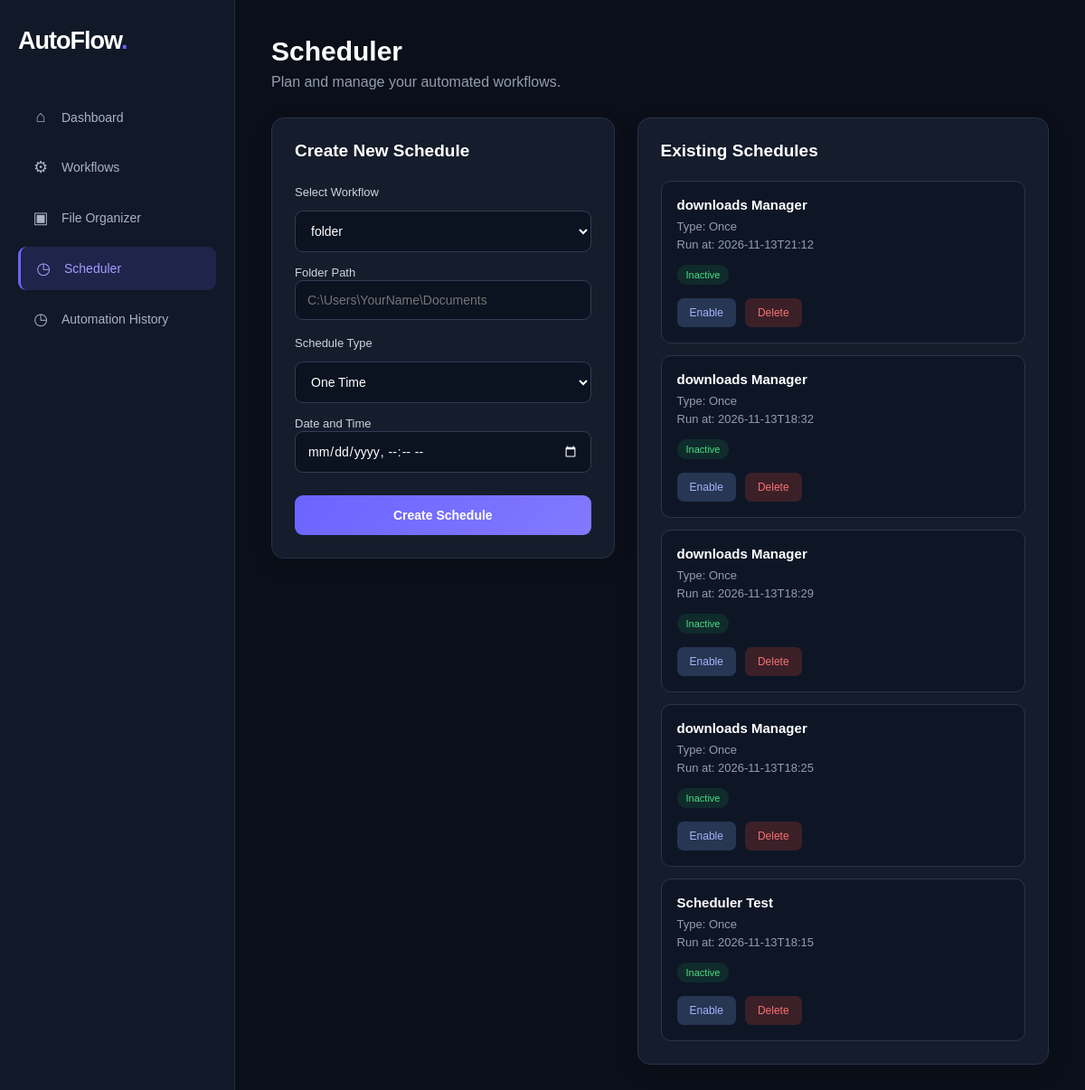
Page /scheduler on the committed database.
### tables this page shows
CREATE TABLE schedules (
                id INTEGER PRIMARY KEY AUTOINCREMENT,
                workflow_id INTEGER NOT NULL,
                schedule_type TEXT NOT NULL,
                run_at TEXT,
                run_time TEXT,
                day_of_week INTEGER,
                is_active INTEGER DEFAULT 1,
                created_at TIMESTAMP DEFAULT CURRENT_TIMESTAMP, folder_path TEXT,
                FOREIGN KEY (workflow_id) REFERENCES workflows(id)
            );

CREATE TABLE workflows (
                id INTEGER PRIMARY KEY AUTOINCREMENT,
                name TEXT NOT NULL,
                description TEXT NOT NULL,
                type TEXT NOT NULL
            );

### app.py (the view)
@app.route("/scheduler")
def scheduler_page():
    return render_template(
        "scheduler.html",
        workflows=get_workflows(),
        schedules=get_schedules()
    )

### storage.py (called while the page is built)
def get_connection():
    connection = sqlite3.connect(DATABASE_PATH)
    connection.row_factory = sqlite3.Row
    return connection

def get_workflows():
    with get_connection() as connection:
        rows = connection.execute(
            "SELECT * FROM workflows ORDER BY id DESC"
        ).fetchall()
    return [dict(row) for row in rows]

def get_schedules():
    with get_connection() as connection:
        rows = connection.execute("""
            SELECT
                schedules.*,
                workflows.name AS workflow_name
            FROM schedules
            JOIN workflows
            ON schedules.workflow_id = workflows.id
            ORDER BY schedules.id DESC
        """).fetchall()
    return [dict(row) for row in rows]

### templates/scheduler.html (shortened to what this page needs)
<!DOCTYPE html>
<html lang="en">
<head>
    <link rel="stylesheet" href="{{ url_for('static', filename='css/style.css') }}">
</head>
<body>
<div class="dashboard">
    <aside class="sidebar">
        <h2 class="brand">AutoFlow<span>.</span></h2>
        <nav class="sidebar-nav">
            <a href="/" class="nav-link">
                <span>⌂</span> Dashboard
            </a>
            <a href="/workflows" class="nav-link">
                <span>⚙</span> Workflows
            </a>
            <a href="/organizer" class="nav-link">
                <span>▣</span> File Organizer
            </a>
            <a href="/scheduler" class="nav-link active" aria-current="page">
                <span>◷</span> Scheduler
            </a>
            <a href="/history" class="nav-link">
                <span>◷</span> Automation History
            </a>
        </nav>
    </aside>
    <main class="main-content">
        <div class="scheduler-header">
            <div>
                <h1>Scheduler</h1>
                <p>Plan and manage your automated workflows.</p>
            </div>
        </div>
        <div class="scheduler-grid">
            <section class="scheduler-card">
                <h2>Create New Schedule</h2>
                <form action="/add-schedule"
                      method="POST"
                      class="scheduler-form">
                    <label for="workflow_id">Select Workflow</label>
                    <select name="workflow_id" id="workflow_id" required>
                        {% for workflow in workflows %}
                            <option
                                value="{{ workflow.id }}"
                                data-type="{{ workflow.type }}">
                                {{ workflow.name }}
                            </option>
                        {% endfor %}
                    </select>
                    <div id="folder_path_field" style="display:none;">
                        <label for="folder_path">Folder Path</label>
                        <input
                            type="text"
                            name="folder_path"
                            id="folder_path"
                            placeholder="C:\Users\YourName\Documents">
                    </div>
                    <label for="schedule_type">Schedule Type</label>
                    <select name="schedule_type" id="schedule_type" required>
                        <option value="Once">One Time</option>
                    </select>
                    <div id="once_fields">
                        <label for="run_at">Date and Time</label>
                        <input type="datetime-local" name="run_at" id="run_at">
                    </div>
                    <button type="submit" class="create-btn">
                        Create Schedule
                    </button>
                </form>
            </section>
            <section class="scheduler-card">
                <h2>Existing Schedules</h2>
                <div class="schedule-list">
                    {% for schedule in schedules %}
                        <div class="schedule-item">
                            <h3>{{ schedule.workflow_name }}</h3>
                            <p>Type: {{ schedule.schedule_type }}</p>
                            {% if schedule.schedule_type == "Once" %}
                                <p>Run at: {{ schedule.run_at }}</p>
                            {% elif schedule.schedule_type == "Daily" %}
                                <p>Every day at: {{ schedule.run_time }}</p>
                            {% endif %}
                            <span class="schedule-status">
                                {{ "Active" if schedule.is_active else "Inactive" }}
                            </span>
                            <div class="schedule-actions">
                                <form action="/toggle-schedule/{{ schedule.id }}"
                                      method="POST">
                                    <button type="submit" class="schedule-toggle-btn">
                                        {{ "Disable" if schedule.is_active else "Enable" }}
                                    </button>
                                </form>
                                <form action="/delete-schedule/{{ schedule.id }}"
                                      method="POST"
                                      onsubmit="return confirm('Delete this schedule?');">
                                    <button type="submit" class="schedule-delete-btn">
                                        Delete
                                    </button>
                                </form>
                            </div>
                        </div>
                    {% else %}
                        <p>No schedules created yet.</p>
                    {% endfor %}
                </div>
            </section>
        </div>
    </main>
</div>
</body>
</html>

### static/css/style.css (style rules this page uses)
:root { --bg: #0b0f19; --sidebar: #111827; --panel: #151c2b; --card: #202a3b; --input: #0b1220; --border: #29364b; --border-light: #303d55; --primary: #6c63ff; --primary-light: #a49eff; --text: #ffffff; --text-secondary: #aab3c5; --muted: #788399; --success: #75e0a5; --danger: #ff929d; --radius: 12px; --transition: all 0.2s ease; }
* { margin: 0; padding: 0; box-sizing: border-box; }
html { scroll-behavior: smooth; }
body { font-family: Arial, sans-serif; background: var(--bg); color: var(--text); min-height: 100vh; }
button, input, textarea, select { font: inherit; }
.dashboard, .app-container { display: flex; min-height: 100vh; width: 100%; }
.sidebar { width: 260px; min-width: 260px; min-height: 100vh; background: var(--sidebar); padding: 30px 20px; display: flex; flex-direction: column; border-right: 1px solid #252d3d; flex-shrink: 0; }
.brand, .logo h2 { font-size: 27px; font-weight: 700; letter-spacing: -1px; margin-bottom: 45px; }
.brand span, .logo span { color: var(--primary); }
.sidebar nav { display: flex; flex-direction: column; }
.sidebar-nav { display: flex; flex-direction: column; gap: 8px; }
.nav-link { display: flex; align-items: center; gap: 12px; width: 100%; text-decoration: none; color: var(--text-secondary); padding: 13px 14px; margin-bottom: 0; border-radius: 9px; font-size: 14px; transition: var(--transition); }
.nav-link span { font-size: 18px; width: 22px; text-align: center; }
.nav-link.active { background: rgba(108, 99, 255, 0.16); color: var(--primary-light); border-left: 3px solid var(--primary); }
.main-content { flex: 1; min-width: 0; padding: 40px; overflow-x: hidden; }
.create-btn { display: inline-flex; justify-content: center; align-items: center; gap: 8px; background: linear-gradient(135deg, #6c63ff, #817aff); color: white; border: none; padding: 14px 20px; border-radius: 9px; cursor: pointer; font-size: 14px; font-weight: 600; transition: var(--transition); }
.scheduler-header { margin-bottom: 30px; }
.scheduler-header h1 { font-size: 30px; margin-bottom: 8px; }
.scheduler-header p { color: #929db1; }
.scheduler-grid { display: grid; grid-template-columns: minmax(0, 1fr) minmax(0, 1.2fr); gap: 25px; align-items: start; }
.scheduler-card { background: var(--panel); border: 1px solid #27334a; border-radius: 14px; padding: 25px; box-shadow: 0 8px 25px rgba(0, 0, 0, 0.12); }
.scheduler-card h2 { font-size: 19px; margin-bottom: 22px; }
.scheduler-form { display: flex; flex-direction: column; gap: 13px; }
.scheduler-form label { color: #cbd5e1; font-size: 13px; margin-top: 5px; }
.scheduler-form input, .scheduler-form select { width: 100%; background: var(--input); border: 1px solid var(--border-light); border-radius: 9px; padding: 13px; color: white; outline: none; font-size: 14px; transition: var(--transition); }
.scheduler-form input[type="datetime-local"], .scheduler-form input[type="time"] { color-scheme: dark; }
.scheduler-form button { margin-top: 12px; width: 100%; }
.schedule-list { display: flex; flex-direction: column; gap: 13px; }
.schedule-item { background: #0e1626; border: 1px solid var(--border); border-radius: 11px; padding: 17px; transition: var(--transition); }
.schedule-item h3 { font-size: 15px; margin-bottom: 8px; }
.schedule-item p { color: #929db1; font-size: 13px; margin: 5px 0; }
.schedule-status { display: inline-block; margin-top: 10px; padding: 5px 10px; border-radius: 20px; background: rgba(34, 197, 94, 0.12); color: #4ade80; font-size: 11px; }
.schedule-actions { display: flex; flex-wrap: wrap; gap: 10px; margin-top: 15px; }
.schedule-actions form { margin: 0; }
.schedule-actions button { padding: 9px 14px; border-radius: 7px; border: none; cursor: pointer; font-size: 12px; transition: var(--transition); }
.schedule-toggle-btn { background: #263653; color: #a5b4fc; }
.schedule-delete-btn { background: #3b2028; color: #f87171; }

### rows in the picture
schedules: workflow_name "downloads Manager", schedule_type "Once", run_at "2026-11-13T21:12", is_active "Inactive", is_active "Enable"
schedules: workflow_name "downloads Manager", schedule_type "Once", run_at "2026-11-13T18:32", is_active "Inactive", is_active "Enable"
schedules: workflow_name "downloads Manager", schedule_type "Once", run_at "2026-11-13T18:29", is_active "Inactive", is_active "Enable"
schedules: workflow_name "downloads Manager", schedule_type "Once", run_at "2026-11-13T18:25", is_active "Inactive", is_active "Enable"
schedules: workflow_name "Scheduler Test", schedule_type "Once", run_at "2026-11-13T18:15", is_active "Inactive", is_active "Enable"

### other values in the picture
form field workflow_id "folder"
